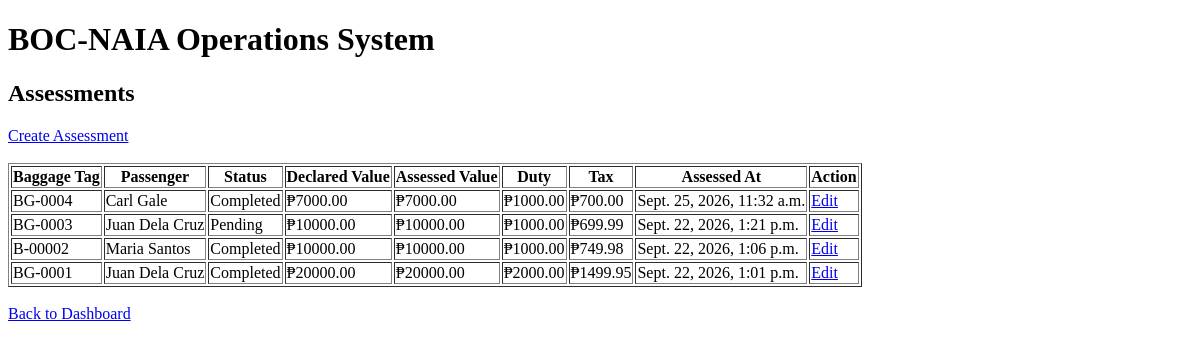
Page /passengers/assessments/ (signed in) on the earlier database version.
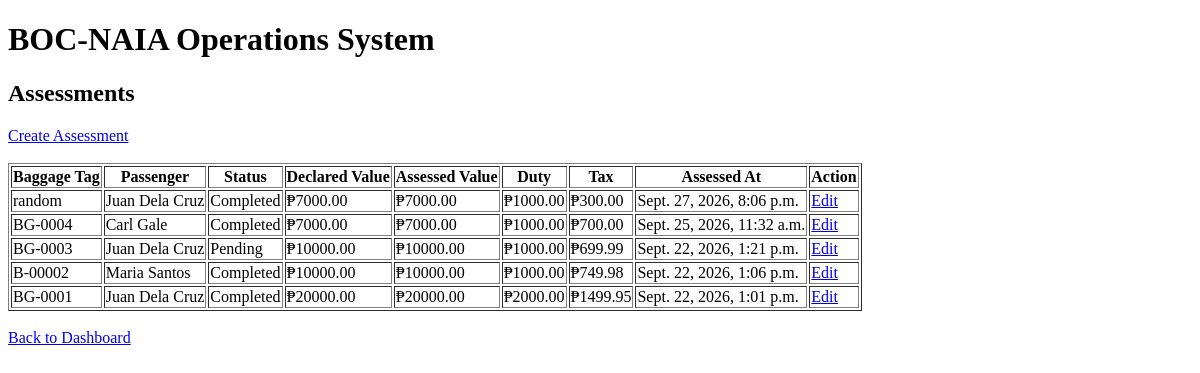
Same page on the later database version.
### passengers/models.py (models this page shows, shortened)
class Assessment(models.Model):
    STATUS_CHOICES = [
        ("pending", "Pending"),
        ("completed", "Completed"),
    ]
    inspection = models.OneToOneField(
        Inspection,
        on_delete=models.PROTECT,
        related_name="assessment",
    )
    status = models.CharField(
        max_length=20,
        choices=STATUS_CHOICES,
        default="pending",
    )
    declared_value = models.DecimalField(
        max_digits=12,
        decimal_places=2,
    )
    assessed_value = models.DecimalField(
        max_digits=12,
        decimal_places=2,
    )
    duty_amount = models.DecimalField(
        max_digits=12,
        decimal_places=2,
        default=0,
    )
    tax_amount = models.DecimalField(
        max_digits=12,
        decimal_places=2,
        default=0,
    )
    remarks = models.TextField(
        blank=True,
    )
    assessed_at = models.DateTimeField(
        null=True,
        blank=True,
    )
    created_at = models.DateTimeField(
        auto_now_add=True,
    )

class Inspection(models.Model):
    STATUS_CHOICES = [
        ("pending", "Pending"),
        ("in_progress", "In Progress"),
        ("completed", "Completed"),
    ]
    RESULT_CHOICES = [
        ("not_set", "Not Set"),
        ("cleared", "Cleared"),
        ("for_assessment", "For Assessment"),
        ("held", "Held"),
        ("seized", "Seized"),
    ]
    baggage = models.OneToOneField(
        Baggage,
        on_delete=models.PROTECT,
        related_name="inspection",
    )
    status = models.CharField(
        max_length=20,
        choices=STATUS_CHOICES,
        default="pending",
    )
    result = models.CharField(
        max_length=30,
        choices=RESULT_CHOICES,
        default="not_set",
    )
    findings = models.TextField(
        blank=True,
    )
    inspected_at = models.DateTimeField(
        null=True,
        blank=True,
    )
    created_at = models.DateTimeField(
        auto_now_add=True,
    )

class Baggage(models.Model):
    passenger = models.ForeignKey(
        Passenger,
        on_delete=models.PROTECT,
        related_name="baggage",
    )
    baggage_tag = models.CharField(
        max_length=30,
        unique=True,
    )
    description = models.CharField(
        max_length=255,
    )
    weight = models.DecimalField(
        max_digits=8,
        decimal_places=2,
    )
    declared = models.BooleanField(
        default=True,
    )
    created_at = models.DateTimeField(
        auto_now_add=True,
    )

class Passenger(models.Model):
    reference_number = models.CharField(max_length=20, unique=True)
    first_name = models.CharField(max_length=100)
    last_name = models.CharField(max_length=100)
    passport_number = models.CharField(max_length=30)
    nationality = models.CharField(max_length=100)
    flight = models.ForeignKey(
        "Flight",
        on_delete=models.PROTECT,
        related_name="passengers",
        null=True, blank=True
        )
    arrival_datetime = models.DateTimeField()
    created_at = models.DateTimeField(auto_now_add=True)
    def __str__(self):
        return f"{self.first_name} {self.last_name}"

### passengers/views.py (the view)
@login_required
@permission_required(
    "passengers.view_assessment",
    raise_exception=True,
)
def assessment_list(request):
    assessments = Assessment.objects.select_related(
        "inspection",
        "inspection__baggage",
        "inspection__baggage__passenger",
    ).order_by("-created_at")
    return render(
        request,
        "passengers/assessment_list.html",
        {
            "assessments": assessments,
        },
    )

### passengers/templates/passengers/assessment_list.html (shortened to what this page needs)
<!DOCTYPE html>
<html lang="en">
<head>
</head>
<body>
    <h1>BOC-NAIA Operations System</h1>
    <h2>Assessments</h2>
    <a href="{% url 'assessment_create' %}">
        Create Assessment
    </a>
    <br>
    <br>
    <table border="1">
        <thead>
            <tr>
                <th>Baggage Tag</th>
                <th>Passenger</th>
                <th>Status</th>
                <th>Declared Value</th>
                <th>Assessed Value</th>
                <th>Duty</th>
                <th>Tax</th>
                <th>Assessed At</th>
                <th>Action</th>
            </tr>
        </thead>
        <tbody>
            {% for assessment in assessments %}
                <tr>
                    <td>
                        {{ assessment.inspection.baggage.baggage_tag }}
                    </td>
                    <td>
                        {{ assessment.inspection.baggage.passenger }}
                    </td>
                    <td>
                        {{ assessment.get_status_display }}
                    </td>
                    <td>
                        ₱{{ assessment.declared_value }}
                    </td>
                    <td>
                        ₱{{ assessment.assessed_value }}
                    </td>
                    <td>
                        ₱{{ assessment.duty_amount }}
                    </td>
                    <td>
                        ₱{{ assessment.tax_amount }}
                    </td>
                    <td>
                        {{ assessment.assessed_at|default:"-" }}
                    </td>
                    <td>
                        <a href="{% url 'assessment_update' assessment.id %}">
                            Edit
                        </a>
                    </td>
                </tr>
            {% empty %}
                <tr>
                    <td colspan="9">
                        No assessments found.
                    </td>
                </tr>
            {% endfor %}
        </tbody>
    </table>
    <br>
    <a href="{% url 'dashboard' %}">
        Back to Dashboard
    </a>
</body>
</html>

Differences in the rows shown:
added Assessment: inspection.baggage.baggage_tag "random", inspection.baggage.passenger "Juan Dela Cruz", status "Completed", declared_value "7000.00", assessed_value "7000.00", duty_amount "1000.00", tax_amount "300.00", assessed_at "Sept. 27, 2026, 8:06 p.m."
